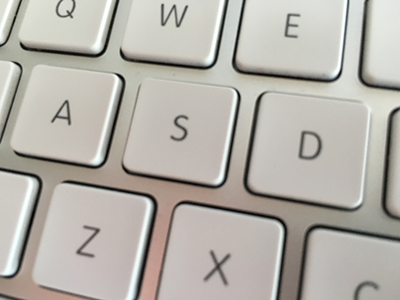
#> input picture images/training/keyboard/keyboard_01.png, 400 x 300 px; its folder holds 4 pictures in this run
$ python rec2.py
#> lines starting #> are read from the running program, lines starting #| are printed output that depends on the picture
### pyimagesearch/localbinarypatterns.py
# import the necessary packages
from skimage import feature
import numpy as np

class LocalBinaryPatterns:
	def __init__(self, numPoints, radius):
		# store the number of points and radius
		self.numPoints = numPoints
		self.radius = radius

	def describe(self, image, eps=1e-7):
		# compute the Local Binary Pattern representation
		# of the image, and then use the LBP representation
		# to build the histogram of patterns
		lbp = feature.local_binary_pattern(image, self.numPoints,
			self.radius, method="uniform")
		(hist, _) = np.histogram(lbp.ravel(),
			bins=np.arange(0, self.numPoints + 3),
			range=(0, self.numPoints + 2))

		# normalize the histogram
		hist = hist.astype("float")
		hist /= (hist.sum() + eps)

		# return the histogram of Local Binary Patterns
		return hist

### rec2.py
from pyimagesearch.localbinarypatterns import LocalBinaryPatterns
from sklearn.svm import LinearSVC
import cv2
import matplotlib.pyplot as plt
from os import listdir
from os.path import isfile,join
import glob
from sklearn.svm import LinearSVC


trainingPath  = "/home/krzysztof/Dokumenty/SNR_grupa1/images/training"
keyboard = glob.glob(trainingPath + "/keyboard" + "/*.*")
carpet = glob.glob(trainingPath + "/carpet" + "/*.*")
area_rug = glob.glob(trainingPath + "/area_rug" + "/*.*")
wrapping_paper = glob.glob(trainingPath + "/wrapping_paper" + "/*.*")
desc = LocalBinaryPatterns(24, 8)
data = []
labels = []
paths = carpet + keyboard + area_rug + wrapping_paper
print("Ekstrakcja cech\n")
for imagePath in paths:
    print(imagePath + "\n")
    image = cv2.imread(imagePath)
#> image is the input picture: shape (300, 400, 3); mean B, G, R 170, 177, 180.7
    print(str(image.shape) + "\n")
#| (300, 400, 3)
    gray = cv2.cvtColor(image, cv2.COLOR_BGR2GRAY) # Skala szarości
    hist = desc.describe(gray) # LBP na obrazie - zwraca histogram
#> in describe, `lbp = feature.local_binary_pattern(image, self.numPoints, self.radius,..`:
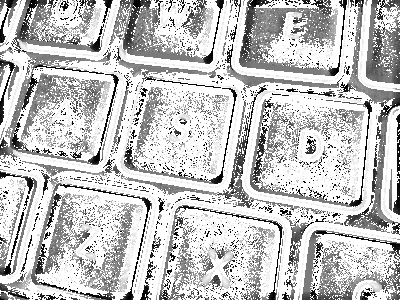
#> lbp: shape (300, 400) float64; min 0, max 25, mean 19.2; drawn with min black and max white
#> in describe, `(hist, _) = np.histogram(lbp.ravel(), bins=np.arange(0, self.numPoints..`: hist = 26 values, max 67010 at index 25, min 576 at index 20, mean 4615.4
#> in describe, `hist /= (hist.sum() + eps)`: hist = 26 values, max 0.558 at index 25, min 0.0048 at index 20, mean 0.0385

	# extract the label from the image path, then update the
	# label and data lists
    labels.append(imagePath.split("/")[-2])
    data.append(hist)
#> pass 2 of the loop `for imagePath in paths:`:
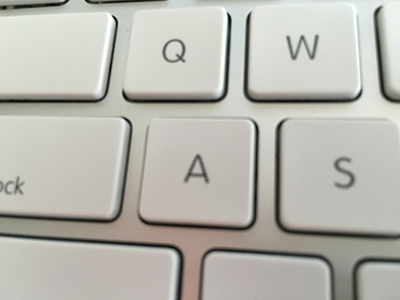
#> input picture images/training/keyboard/keyboard_02.png, 400 x 300 px
#> image is the input picture: shape (300, 400, 3); mean B, G, R 175.2, 182.6, 183.5
#| (300, 400, 3)
#> in describe (call 2), `lbp = feature.local_binary_pattern(image, self.numPoints, self.radius,..`:
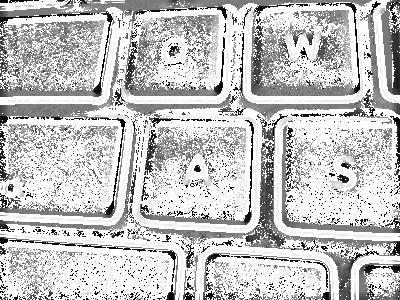
#> lbp: shape (300, 400) float64; min 0, max 25, mean 19.4; drawn with min black and max white
#> in describe (call 2), `(hist, _) = np.histogram(lbp.ravel(), bins=np.arange(0, self.numPoints..`: hist = 26 values, max 67229 at index 25, min 535 at index 20, mean 4615.4
#> in describe (call 2), `hist /= (hist.sum() + eps)`: hist = 26 values, max 0.56 at index 25, min 0.00446 at index 20, mean 0.0385
#> pass 3 of the loop `for imagePath in paths:`:
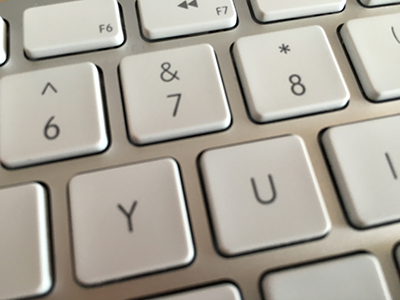
#> input picture images/training/keyboard/keyboard_03.png, 400 x 300 px
#> image is the input picture: shape (300, 400, 3); mean B, G, R 157.5, 168.2, 173.1
#| (300, 400, 3)
#> `gray = cv2.cvtColor(image, cv2.COLOR_BGR2GRAY)`:
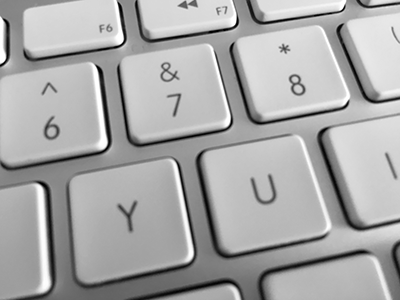
#> gray: shape (300, 400); min 0, max 255, mean 168.5
#> in describe (call 3), `lbp = feature.local_binary_pattern(image, self.numPoints, self.radius,..`:
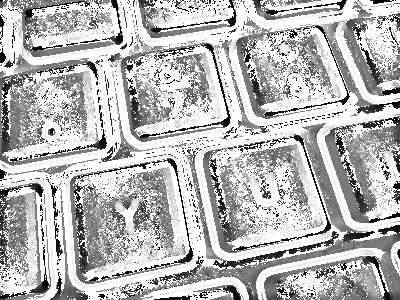
#> lbp: shape (300, 400) float64; min 0, max 25, mean 18.2; drawn with min black and max white
#> in describe (call 3), `(hist, _) = np.histogram(lbp.ravel(), bins=np.arange(0, self.numPoints..`: hist = 26 values, max 57912 at index 25, min 911 at index 20, mean 4615.4
#> in describe (call 3), `hist /= (hist.sum() + eps)`: hist = 26 values, max 0.483 at index 25, min 0.00759 at index 20, mean 0.0385
#> the loop made 4 passes; the first 3 are shown

# Koniec aktu 1: Mamy cechy obrazu. Następnie można użyć ich do rozpoznawania obrazów
# Akt 2
print("Uczenie SVC\n")
model = LinearSVC(C=100.0, random_state=42)
#> (the run stopped early here; a loop or call above may not have finished)
